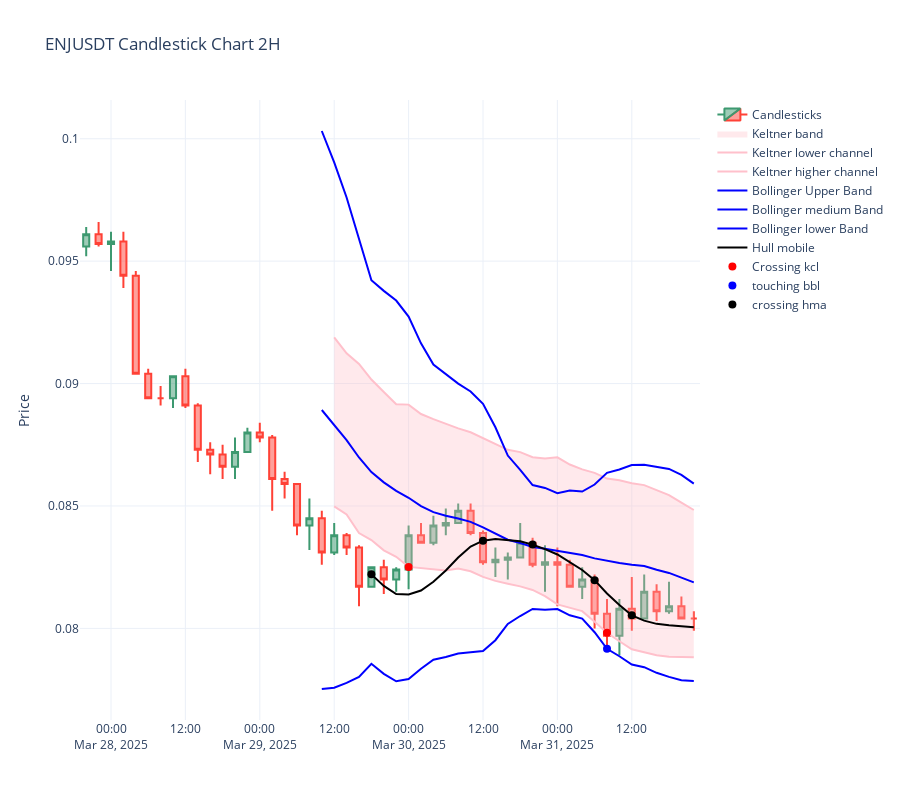

The notebook cell this image was saved under:
### Code cell
from trade_bot.utils.trade_logger import logger
from trade_bot.my_bitget import MyBitget
from trade_bot.extract_transform import ExtractTransform
import trade_bot.utils.enums as const
# import threading
            
#########
#logging.config.fileConfig(const.CONFIG_LOG_FILE)
#logger = logging.getLogger()
#_logger = logger
#logger.info("Logging is configured!")

my_bit = MyBitget()
# while True:
for the_symbol in my_bit.get_all_symbol():
    # iterate through all the granularity (frequency) from the list for validation step 1 
    my_etl = ExtractTransform(the_symbol, my_bit)
    if my_etl.find_candidat():
        if my_etl.prep_row():
            logger.info(f'{the_symbol} : all rules has been validated')
            my_bit.place_order(my_etl.get_row())
             #self.go_trade_in_thread(prep.get_df_for_trade())
             #go_trade(prep.get_df_for_trade())
            my_etl.display_chart()
print('the end')
# time.sleep(5)

#def go_trade_in_thread(self, df0):
 #   thread = threading.Thread(target=self.go_trade, args=(df0,))
  #  thread.start()

    #  def go_trade(self,df0: pd):
    #      df1 = df0
    #        myAccount = MyAccount(self._logger, self.client)
    #       usdt = myAccount.get_usdt_available()
 #   print('usdt')
